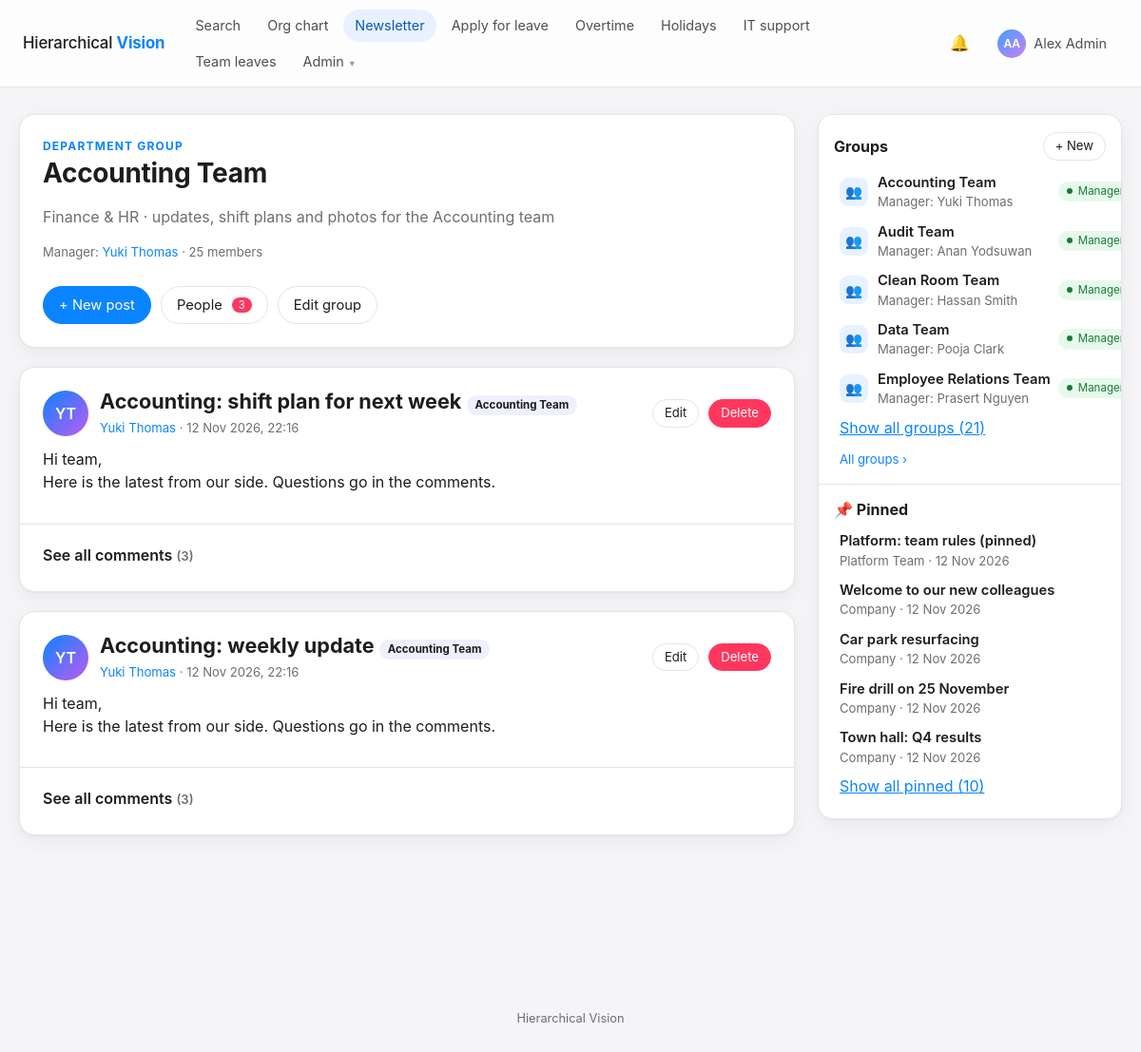
Page /newsletter/groups/18/ (signed in) on the committed database.
### accounts/models.py (models this page shows, shortened)
class User(AbstractBaseUser, PermissionsMixin):
    employee_id = models.CharField(
        max_length=30, unique=True, validators=[employee_id_validator], help_text="e.g. EMP-105. Used to sign in."
    )
    email = models.EmailField("email address", unique=True)
    full_name = models.CharField(max_length=150)
    position = models.CharField(max_length=120, blank=True)
    role = models.CharField(max_length=10, choices=Role.choices, default=Role.EMPLOYEE, db_index=True)
    manager = models.ForeignKey(
        "self",
        null=True,
        blank=True,
        on_delete=models.SET_NULL,
        related_name="direct_reports",
        verbose_name="Peer / Reporting manager",
    )
    contact_info = models.CharField("contact information", max_length=255, blank=True)
    description = models.TextField(blank=True)
    profile_picture = models.ImageField(
        upload_to=profile_picture_path, blank=True, null=True, validators=[FileExtensionValidator(IMAGE_EXTENSIONS), validate_image_size, validate_image_dimensions, validate_image_content]
    )
    background_image = models.ImageField(
        upload_to=background_image_path, blank=True, null=True, validators=[FileExtensionValidator(IMAGE_EXTENSIONS), validate_image_size, validate_image_dimensions, validate_image_content]
    )
    newsletter_publisher = models.BooleanField(
        "may publish to the newsletter", default=False,
        help_text="Lets this employee/manager post in the company newsletter (Admins can always post).",
    )
    leave_dashboard = models.CharField(
        "leave & OT dashboard access", max_length=5, choices=DashboardAccess.choices, default=DashboardAccess.NONE,
        blank=True, help_text="Managers only: lets this manager open the daily leave & OT dashboard (set by Admins).",
    )
    is_active = models.BooleanField(default=True)
    is_staff = models.BooleanField(default=False, editable=False)
    date_joined = models.DateTimeField(auto_now_add=True)
    objects = UserManager()
    USERNAME_FIELD = "employee_id"
    EMAIL_FIELD = "email"
    REQUIRED_FIELDS = ["email", "full_name"]
    class Meta:
        ordering = ["full_name"]
    @property
    def initials(self):
        parts = [p for p in self.full_name.split() if p]
        if not parts:
            return self.employee_id[:2].upper()
        return (parts[0][0] + (parts[-1][0] if len(parts) > 1 else "")).upper()
    def get_absolute_url(self):
        return reverse("accounts:profile", kwargs={"employee_id": self.employee_id})
    @property
    def is_admin(self):
        return self.role == Role.ADMIN
    @property
    def can_approve_leaves(self):
        return self.role in (Role.ADMIN, Role.MANAGER)
    @property
    def can_view_leave_dashboard(self):
        return self.is_admin or (self.is_manager_role and self.leave_dashboard in (DashboardAccess.TEAM, DashboardAccess.ALL))

### newsletter/models.py (models this page shows, shortened)
class NewsGroup(models.Model):
    name = models.CharField(max_length=80)
    description = models.CharField(max_length=300, blank=True)
    manager = models.ForeignKey(
        settings.AUTH_USER_MODEL, null=True, blank=True, on_delete=models.SET_NULL, related_name="managed_news_groups",
        help_text="Approves access requests and moderates the group. Admins can always do both.",
    )
    created_by = models.ForeignKey(settings.AUTH_USER_MODEL, null=True, blank=True, on_delete=models.SET_NULL, related_name="+")
    created_at = models.DateTimeField(auto_now_add=True)
    class Meta:
        ordering = ["name"]
        constraints = [models.UniqueConstraint(Lower("name"), name="newsgroup_name_ci_unique")]
    def get_absolute_url(self):
        return reverse("newsletter:group_detail", args=[self.pk])
    def can_manage(self, user):
        return bool(user.is_authenticated and user.is_active and (user.is_admin or self.manager_id == user.pk))
    def can_access(self, user):
        if not (user.is_authenticated and user.is_active):
            return False
        if self.can_manage(user):
            return True
        cache = self.__dict__.setdefault("_access_cache", {})
        if user.pk not in cache:
            cache[user.pk] = self.memberships.filter(user_id=user.pk).exists()
        return cache[user.pk]

class Post(models.Model):
    title = models.CharField(max_length=120)
    body = models.TextField(max_length=5000)
    author = models.ForeignKey(
        settings.AUTH_USER_MODEL, null=True, blank=True, on_delete=models.SET_NULL, related_name="newsletter_posts"
    )
    group = models.ForeignKey(NewsGroup, null=True, blank=True, on_delete=models.CASCADE, related_name="posts")
    is_pinned = models.BooleanField(default=False, help_text="Pinned posts stay at the top and appear in the Pinned sidebar.")
    created_at = models.DateTimeField(auto_now_add=True, db_index=True)
    updated_at = models.DateTimeField(auto_now=True)
    objects = PostQuerySet.as_manager()
    class Meta:
        ordering = ["-is_pinned", "-created_at"]
        indexes = [models.Index(fields=["group", "-created_at"], name="news_post_group_idx")]
    def get_absolute_url(self):
        return reverse("newsletter:detail", args=[self.pk])
    def can_edit(self, user):
        if not user.is_authenticated:
            return False
        if user.is_admin:
            return True
        if self.group_id:
            return self.group.can_manage(user) or (self.author_id == user.pk and self.group.can_access(user))
        return user.can_publish_newsletter and self.author_id == user.pk

### newsletter/views.py (the view)
# urls.py: path("groups/<int:pk>/", views.group_detail, name="group_detail"),
@login_required
def group_detail(request, pk):
    group = get_object_or_404(NewsGroup.objects.select_related("manager"), pk=pk)
    user = request.user
    ctx = {"group": group, "can_manage": group.can_manage(user)}
    if not group.can_access(user):                       # private: no posts, no member list, only the request form
        ctx["pending"] = group.requests.filter(user=user, status=Req.PENDING).first()
        ctx["last_rejected"] = group.requests.filter(user=user, status=Req.REJECTED).first() if not ctx["pending"] else None
        ctx["form"] = AccessRequestForm()
        return render(request, "newsletter/group_locked.html", ctx)
    page = Paginator(_posts().filter(group=group), settings.NEWSLETTER_PAGE_SIZE).get_page(request.GET.get("page"))
    ctx.update({
        "page": page, "posts": _flag_editable(list(page.object_list), user),
        "member_count": group.memberships.count(),
        "pending_count": group.requests.filter(status=Req.PENDING).count() if ctx["can_manage"] else 0,
    })
    return render(request, "newsletter/group.html", ctx)

### templates/newsletter/group.html (shortened to what this page needs)
{% extends "newsletter/layout.html" %}
{% block news_content %}
<div class="news-wrap">
  <section class="card group-head">
    <div class="row-between">
      <div>
        <p class="eyebrow">DEPARTMENT GROUP</p>
        <h1>{{ group.name }}</h1>
        {% if group.description %}<p class="muted">{{ group.description }}</p>{% endif %}
        <p class="muted small">Manager: {% if group.manager %}<a href="{{ group.manager.get_absolute_url }}">{{ group.manager.full_name }}</a>{% else %}none assigned (Admins manage this group){% endif %}
          · {{ member_count }} member{{ member_count|pluralize }}</p>
      </div>
      <div class="row-gap">
        <a class="btn btn-primary" href="{% url 'newsletter:group_post_create' group.pk %}">+ New post</a>
        {% if can_manage %}<a class="btn" href="{% url 'newsletter:group_members' group.pk %}">People{% if pending_count %} <span class="badge-inline">{{ pending_count }}</span>{% endif %}</a>{% endif %}
        {% if user.is_admin %}<a class="btn" href="{% url 'newsletter:group_edit' group.pk %}">Edit group</a>{% endif %}
      </div>
    </div>
  </section>
  {% for post in posts %}{% include "newsletter/_post.html" %}
  {% empty %}
    <div class="card empty-state"><span class="big-icon">&#128240;</span>No posts in this group yet. Be the first to share something.</div>
  {% endfor %}
</div>
{% endblock %}

### templates/base.html (shortened to what this page needs)
{% load static %}<!DOCTYPE html>
<html lang="en">
<head>
  <link rel="stylesheet" href="{% static 'css/app.css' %}">
</head>
<body class="{% block body_class %}{% endblock %}">
<header class="topbar">
  <a class="brand" href="{% url 'accounts:home' %}">Hierarchical <b>Vision</b></a>
  {% with view=request.resolver_match.view_name %}
  <nav aria-label="Main">
    <a href="{% url 'accounts:home' %}" class="{% if view == 'accounts:home' or view == 'accounts:search' %}active{% endif %}">Search</a>
    <a href="{% url 'accounts:org_chart' %}" class="{% if view == 'accounts:org_chart' %}active{% endif %}">Org chart</a>
    <a href="{% url 'newsletter:list' %}" class="{% if 'newsletter:' in view %}active{% endif %}">Newsletter</a>
    {% if user.is_authenticated %}
    <a href="{% url 'leaves:apply' %}" class="{% if view == 'leaves:apply' %}active{% endif %}">Apply for leave</a>
    <a href="{% url 'leaves:overtime' %}" class="{% if 'leaves:overtime' in view %}active{% endif %}">Overtime</a>
    <a href="{% url 'leaves:holidays' %}" class="{% if view == 'leaves:holidays' %}active{% endif %}">Holidays</a>
    <a href="{% url 'support:create' %}" class="{% if view == 'support:create' %}active{% endif %}">IT support</a>
    {% if user.can_approve_leaves %}<a href="{% url 'leaves:team' %}" class="{% if view == 'leaves:team' %}active{% endif %}">Team leaves</a>{% endif %}
    {% if user.is_admin %}
    <details class="menu">
      <summary>Admin</summary>
    </details>
    {% endif %}
    {% endif %}
  </nav>
  {% endwith %}
  {% if user.is_authenticated %}
  <div class="topbar-right">
    <a class="icon-btn" href="{% url 'notifications:list' %}" title="Notifications" aria-label="Notifications">&#128276;{% if unread_count %}<span class="badge-count">{{ unread_count }}</span>{% endif %}</a>
    <details class="menu">
      <summary class="user-chip">{% include "partials/_avatar.html" with person=user size="sm" %}<span class="name">{{ user.full_name }}</span></summary>
    </details>
  </div>
  {% else %}
  <div class="topbar-right"><a class="btn btn-sm" href="{% url 'accounts:login' %}">Sign in</a></div>
  {% endif %}
</header>
{% block main %}
<main id="main" class="container{% block container_class %}{% endblock %}">
  {% block content %}{% endblock %}
</main>
<footer class="site-footer">Hierarchical Vision</footer>
{% endblock %}
</body>
</html>

### templates/partials/_avatar.html
{% if person.profile_picture %}<img class="avatar {{ size|default:'' }}" src="{{ person.profile_picture.url }}" alt="{{ person.full_name }}">{% else %}<span class="avatar avatar-initials {{ size|default:'' }}">{{ person.initials }}</span>{% endif %}

### templates/newsletter/_post.html (shortened to what this page needs)
<article class="card post">
  <div class="post-inner">
    <div class="post-head">
      {% if post.author %}{% include "partials/_avatar.html" with person=post.author size="md" %}{% endif %}
      <div class="grow">
        <h2 class="post-title">{% if single %}{{ post.title }}{% else %}<a href="{{ post.get_absolute_url }}">{{ post.title }}</a>{% endif %}
          {% if post.group %}<a class="pill pill-group" href="{{ post.group.get_absolute_url }}">{{ post.group.name }}</a>{% endif %}</h2>
        <div class="muted small">
          {% if post.author %}<a href="{{ post.author.get_absolute_url }}">{{ post.author.full_name }}</a>{% else %}Former employee{% endif %}
          · {{ post.created_at|date:"d M Y, H:i" }}
        </div>
      </div>
      {% if post.editable %}
      <div class="row-gap">
        <a class="btn btn-sm" href="{% url 'newsletter:edit' post.pk %}">Edit</a>
        <form method="post" action="{% url 'newsletter:delete' post.pk %}" class="js-confirm" data-confirm="Delete this post and its images?">{% csrf_token %}<button class="btn btn-sm btn-red" type="submit">Delete</button></form>
      </div>
      {% endif %}
    </div>
    <div class="post-body">{{ post.body|urlize|linebreaks }}</div>
  </div>
  <section class="comments" id="comments-{{ post.pk }}" aria-label="Comments">
    <details class="comments-toggle">
    <summary><span class="when-closed">See all comments</span><span class="when-open">Hide comments</span> <span class="muted small">({{ post.comments.all|length }})</span></summary>
    </details>
  </section>
</article>

### templates/newsletter/_sidebar.html
<aside class="news-side" aria-label="Newsletter sidebar">
  <section class="side-sec" aria-labelledby="side-groups">
    <div class="row-between side-head">
      <h2 id="side-groups">Groups</h2>
      {% if viewer.is_admin %}<a class="btn btn-sm" href="{% url 'newsletter:group_create' %}" title="Create a department group">+ New</a>{% endif %}
    </div>
    {% if not signed_in %}
      <p class="muted small"><a href="{% url 'accounts:login' %}?next={{ request.path|urlencode }}">Sign in</a> to see department groups.</p>
    {% else %}
      <ul class="side-list" data-collapse="5">
        {% for g in groups %}
        <li{% if forloop.counter > 5 %} class="extra" hidden{% endif %}>
          <a class="side-link" href="{{ g.get_absolute_url }}">
            <span class="side-icon" aria-hidden="true">{% if g.state %}&#128101;{% else %}&#128274;{% endif %}</span>
            <span class="side-text"><strong>{{ g.name }}</strong>{% if g.manager %}<span class="muted small">Manager: {{ g.manager.full_name }}</span>{% endif %}</span>
          </a>
          {% if g.state == "manager" %}<span class="pill pill-approved">Manager</span>
          {% elif g.state == "member" %}<span class="pill pill-approved">Member</span>
          {% elif g.state == "pending" %}<span class="pill pill-pending">Pending</span>
          {% else %}<span class="pill">Request</span>{% endif %}
        </li>
        {% empty %}<li class="side-empty muted small">No groups yet.{% if viewer.is_admin %} Create the first department group.{% endif %}</li>{% endfor %}
      </ul>
      {% if groups|length > 5 %}<button type="button" class="side-toggle small" data-toggle-list data-more="Show all groups ({{ groups|length }})" data-less="Show less" aria-expanded="false">Show all groups ({{ groups|length }})</button>{% endif %}
      <p class="side-foot small"><a href="{% url 'newsletter:group_list' %}">All groups{% if more_groups %} (+{{ more_groups }} more){% endif %} &rsaquo;</a></p>
    {% endif %}
  </section>
  <hr class="side-divider">
  <section class="side-sec" aria-labelledby="side-pinned">
    <div class="side-head"><h2 id="side-pinned">&#128204; Pinned</h2></div>
    <ul class="side-list" data-collapse="5">
      {% for p in pinned %}
      <li{% if forloop.counter > 5 %} class="extra" hidden{% endif %}>
        <a class="side-link" href="{{ p.get_absolute_url }}">
          <span class="side-text"><strong>{{ p.title }}</strong>
            <span class="muted small">{% if p.group %}{{ p.group.name }}{% else %}Company{% endif %} &middot; {{ p.created_at|date:"d M Y" }}</span></span>
        </a>
      </li>
      {% empty %}<li class="side-empty muted small">Nothing is pinned.</li>{% endfor %}
    </ul>
    {% if pinned|length > 5 %}<button type="button" class="side-toggle small" data-toggle-list data-more="Show all pinned ({{ pinned|length }})" data-less="Show less" aria-expanded="false">Show all pinned ({{ pinned|length }})</button>{% endif %}
  </section>
</aside>

### rows in the picture
User: initials "AA", full_name "Alex Admin"
NewsGroup: name "Accounting Team", description "Finance & HR · updates, shift plans and photos for the Accounting team", manager.full_name "Yuki Thomas", shows "Manager"
Post: title "Accounting: shift plan for next week", group.name "Accounting Team", author.full_name "Yuki Thomas", created_at "12 Nov 2026, 22:16", shows "Edit", body "Hi team, Here is the latest from our side. Questions go in the comments.", comments.all|length "3"
User: initials "YT"
Post: title "Accounting: weekly update", group.name "Accounting Team", author.full_name "Yuki Thomas", created_at "12 Nov 2026, 22:16", shows "Edit", body "Hi team, Here is the latest from our side. Questions go in the comments.", comments.all|length "3"
NewsGroup: name "Audit Team", manager.full_name "Anan Yodsuwan", shows "Manager"
NewsGroup: name "Clean Room Team", manager.full_name "Hassan Smith", shows "Manager"
NewsGroup: name "Data Team", manager.full_name "Pooja Clark", shows "Manager"
NewsGroup: name "Employee Relations Team", manager.full_name "Prasert Nguyen", shows "Manager"
Post: title "Platform: team rules (pinned)", group.name "Platform Team", created_at "12 Nov 2026"
Post: title "Welcome to our new colleagues", shows "Company", created_at "12 Nov 2026"
Post: title "Car park resurfacing", shows "Company", created_at "12 Nov 2026"
Post: title "Fire drill on 25 November", shows "Company", created_at "12 Nov 2026"
Post: title "Town hall: Q4 results", shows "Company", created_at "12 Nov 2026"

### other values in the picture
{{ member_count }} "25"
{{ pending_count }} "3"
{{ groups|length }} "21"
{{ pinned|length }} "10"
